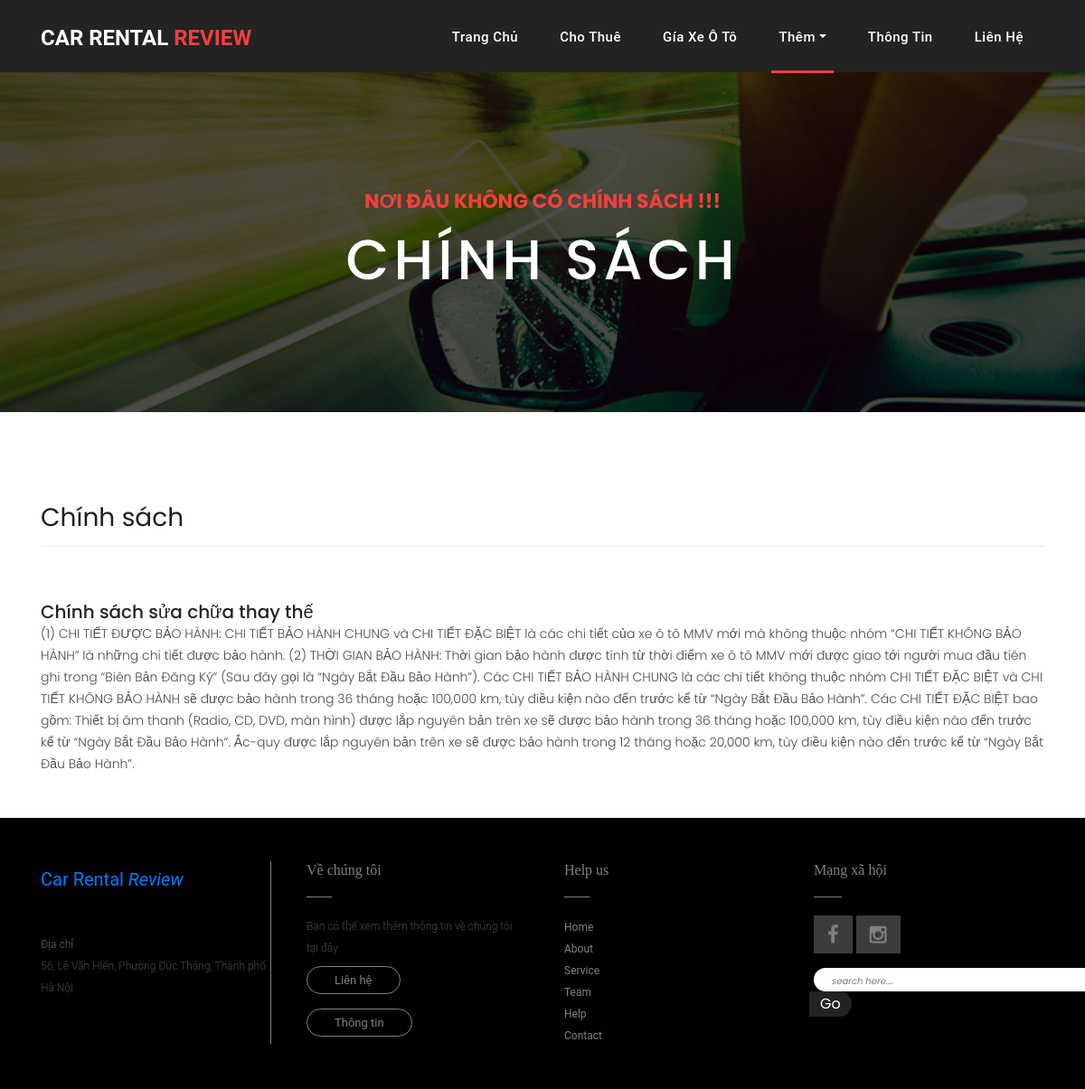
Page /terms.php on the committed database.
### tables this page shows
CREATE TABLE `license` (
  `id` int(11) NOT NULL,
  `namelicense` varchar(50) NOT NULL,
  `content` varchar(1000) NOT NULL
);

### terms.php (the view, shortened to what this page needs)
<!DOCTYPE html>
<html lang="en">
  <head>
    <link href="vendor/bootstrap/css/bootstrap.min.css" rel="stylesheet">
    <link rel="stylesheet" href="assets/css/fontawesome.css">
    <link rel="stylesheet" href="assets/css/style.css">
    <link rel="stylesheet" href="assets/css/owl.css">
  </head>
  <body>
    <header class="">
      <nav class="navbar navbar-expand-lg">
        <div class="container">
          <a class="navbar-brand" href="index.php"><h2>Car Rental <em>Review</em></h2></a>
          <div class="collapse navbar-collapse" id="navbarResponsive">
            <ul class="navbar-nav ml-auto">
                <li class="nav-item">
                    <a class="nav-link" href="index.php">Trang chủ
                    </a>
                </li>
                <li class="nav-item"><a class="nav-link" href="fleet.php">Cho thuê</a></li>
                <li class="nav-item"><a class="nav-link" href="offers.php">Gía xe ô tô</a></li>
                <li class="nav-item dropdown active">
                    <a class="nav-link dropdown-toggle" data-toggle="dropdown" href="#" role="button" aria-haspopup="true" aria-expanded="false">Thêm</a>
                </li>
                <li class="nav-item"><a class="nav-link" href="about-us.php">Thông tin</a></li>
                <li class="nav-item"><a class="nav-link" href="contact.php">Liên hệ</a></li>
            </ul>
          </div>
        </div>
      </nav>
    </header>
    <div class="page-heading about-heading header-text" style="background-image: url(assets/images/heading-5-1920x500.jpg);">
      <div class="container">
        <div class="row">
          <div class="col-md-12">
            <div class="text-content">
              <h4>Nơi đâu không có chính sách !!!</h4>
              <h2>Chính sách</h2>
            </div>
          </div>
        </div>
      </div>
    </div>
    <div class="team-members">
      <div class="container">
        <div class="row">
          <div class="col-md-12">
            <div class="section-heading">
              <h2>Chính sách</h2>
            </div>
            <?php
            include("webdataconnect.php");
            $sql = "Select * from license" ;
            $result = $conn->query($sql);
            if ($result->num_rows > 0) {
                while($row = $result->fetch_assoc()) {
            ?>
            <h5><?php echo $row["namelicense"]; ?></h5>
            <p><?php echo $row["content"]; ?></p>
            <?php
            }
            } ?>
            <br>
            <br>
          </div>
        </div>
      </div>
    </div>
    <footer class="container-fluid bg-grey py-5">
        <div class="container">
        <div class="row">
            <div class="col-md-6">
                <div class="row">
                    <div class="col-md-6 ">
                    <div class="logo-part">
                        <div class=" logo-footer">
                        <a class="navbar-brand" href="index.php">
                            Car Rental <em>Review</em>
                        </a>
                        </div>
                        <p><b>Địa chỉ</b> </p>
                        <p>56, Lê Văn Hiến, Phường Đức Thắng, Thành phố Hà Nội</p>
                    </div>
                    </div>
                    <div class="col-md-6 px-4">
                    <h6> Về chúng tôi</h6>
                    <p>Bạn có thể xem thêm thông tin về chúng tôi tại đây</p>
                    <a href="#" class="btn-footer"> Liên hệ </a><br>
                    <a href="#" class="btn-footer"> Thông tin</a>
                    </div>
                </div>
            </div>
            <div class="col-md-6">
                <div class="row">
                    <div class="col-md-6 px-4">
                    <h6> Help us</h6>
                    <div class="row ">
                        <div class="col-md-6">
                            <ul>
                                <li> <a href="#"> Home</a> </li>
                                <li> <a href="#"> About</a> </li>
                                <li> <a href="#"> Service</a> </li>
                                <li> <a href="#"> Team</a> </li>
                                <li> <a href="#"> Help</a> </li>
                                <li> <a href="#"> Contact</a> </li>
                            </ul>
                        </div>
                    </div>
                    </div>
                    <div class="col-md-6 ">
                    <h6> Mạng xã hội</h6>
                    <div class="social">
                        <a href="#"><i class="fa fa-facebook" aria-hidden="true"></i></a>
                        <a href="#"><i class="fa fa-instagram" aria-hidden="true"></i></a>
                    </div>
                    <form class="form-footer my-3">
                        <input type="text"  placeholder="search here...." name="search">
                        <input type="button" value="Go" >
                    </form>
                    </div>
                </div>
            </div>
        </div>
        </div>
    </footer>
  </body>
</html>

### assets/css/style.css (style rules this page uses)
body { font-family: 'Poppins', sans-serif; overflow-x: hidden; text-rendering: optimizeLegibility; }
p { margin-bottom: 0px; font-size: 14px; font-weight: 300; color: #4a4a4a; line-height: 24px; }
a { text-decoration: none!important; }
ul { padding: 0; margin: 0; list-style: none; }
h1, h2, h3, h4, h5, h6 { margin: 0px; }
.section-heading { text-align: left; margin-bottom: 60px; border-bottom: 1px solid #eee; }
.section-heading h2 { font-size: 28px; font-weight: 400; color: #1e1e1e; margin-bottom: 15px; }
.page-heading { padding: 210px 0px 130px 0px; text-align: center; background-position: center center; background-repeat: no-repeat; background-size: cover; }
.page-heading .text-content h4 { color: #f33f3f; font-size: 22px; text-transform: uppercase; font-weight: 700; margin-bottom: 15px; }
.page-heading .text-content h2 { color: #fff; font-size: 62px; text-transform: uppercase; letter-spacing: 5px; }
header { position: absolute; z-index: 99999; width: 100%; height: 80px; background-color: #232323; transition: all 0.3s ease-in-out 0s; }
header .navbar { padding: 17px 0px; }
.navbar .navbar-brand { float: left; margin-top: -12px; outline: none; }
.navbar .navbar-brand h2 { color: #fff; text-transform: uppercase; font-size: 24px; font-weight: 700; transition: all .3s ease 0s; }
.navbar .navbar-brand h2 em { font-style: normal; color: #f33f3f; }
#navbarResponsive { z-index: 999; }
.navbar-collapse { text-align: center; }
.navbar .navbar-nav .nav-item { margin: 0px 15px; }
.navbar .navbar-nav a.nav-link { text-transform: capitalize; font-size: 15px; font-weight: 500; letter-spacing: 0.5px; color: #fff; transition: all 0.5s; margin-top: 5px; }
.navbar .navbar-nav .nav-link:hover, .navbar .navbar-nav .active>.nav-link, .navbar .navbar-nav .nav-link.active, .navbar .navbar-nav .nav-link.show, .navbar .navbar-nav .show>.nav-link { color: #fff; padding-bottom: 25px; border-bottom: 3px solid #f33f3f; }
.logo-footer { margin-bottom: 40px; }
footer { background-color: black; color: grey; }
footer p, a { font-size: 12px; font-family: 'Roboto', sans-serif; }
footer h6 { font-family: 'Playfair Display', serif; margin-bottom: 40px; position: relative; }
footer h6:after { position: absolute; content: ""; background: grey; width: 12%; height: 1px; left: 0; bottom: -20px; }
.btn-footer { color: grey; text-decoration: none; border: 1px solid; border-radius: 43px; font-size: 13px; padding: 7px 30px; line-height: 47px; }
.form-footer input[type="text"] { border: none; border-radius: 16px 0 0 16px; outline: none; padding-left: 10px; }
::placeholder { font-size: 10px; padding-left: 10px; font-style: italic; }
.form-footer input[type="button"] { border: none; background: #232323; margin-left: -5px; color: #fff; outline: none; border-radius: 0 16px 16px 0; padding: 2px 12px; }
.social .fa { color: grey; font-size: 22px; padding: 10px 15px; background: #3c3c3c; }
footer ul li { list-style: none; display: block; }
footer ul { padding-left: 0; }
footer ul li a { text-decoration: none; color: grey; text-decoration: none; }
.logo-part { border-right: 1px solid grey; height: 100%; }
.page-heading { position: relative; }
.page-heading:before { content: ''; position: absolute; top: 0; left: 0; bottom: 0; right: 0; background-color: rgba(0, 0, 0, .7); }
.page-heading .container { position: relative; z-index: 2; }
.team-members { margin-top: 100px; }

### rows in the picture
license: namelicense "Chính sách sửa chữa thay thế", content "(1) CHI TIẾT ĐƯỢC BẢO HÀNH: CHI TIẾT BẢO HÀNH CHUNG và CHI TIẾT ĐẶC BIỆT là các chi tiết của xe ô tô MMV mới mà không thuộc nhóm “CHI TIẾT KHÔNG BẢO HÀNH” là những chi tiết được bảo hành. (2) THỜI GIAN BẢO HÀNH: Thời gian bảo hành được tính từ thời điểm xe ô tô MMV mới được giao tới người mua đầu tiên ghi trong “Biên Bản Đăng Ký” (Sau đây gọi là “Ngày Bắt Đầu Bảo Hành”). Các CHI TIẾT BẢO HÀNH CHUNG là các chi tiết không thuộc nhóm CHI TIẾT ĐẶC BIỆT và CHI TIẾT KHÔNG BẢO HÀNH sẽ được bảo hành trong 36 tháng hoặc 100,000 km, tùy điều kiện nào đến trước kể từ “Ngày Bắt Đầu Bảo Hành”. Các CHI TIẾT ĐẶC BIỆT bao gồm: Thiết bị âm thanh (Radio, CD, DVD, màn hình) được lắp nguyên bản trên xe sẽ được…"
